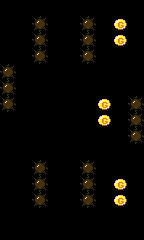

The image is a tile-based game level rendered from a .tmx file. Its description and complete source (layers, tilesets, objects, tile grids) follow:
An orthogonal 9x15 tile map with 16x16 px tiles, 1 tile layer (map).

<map version="1.0" orientation="orthogonal" renderorder="right-down" width="9" height="15" tilewidth="16" tileheight="16" nextobjectid="1">
 <tileset firstgid="1" name="tileset" tilewidth="16" tileheight="16" tilecount="64" columns="8">
  <image source="tileset.png" width="128" height="128" />
 </tileset>
 <layer name="map" width="9" height="15">
  <data encoding="csv">
0,0,0,0,0,0,0,0,0,
0,0,1,0,0,1,0,25,0,
0,0,1,0,0,1,0,25,0,
0,0,1,0,0,1,0,0,0,
1,0,0,0,0,0,0,0,0,
1,0,0,0,0,0,0,0,0,
1,0,0,0,0,0,25,0,1,
0,0,0,0,0,0,25,0,1,
0,0,0,0,0,0,0,0,1,
0,0,0,0,0,0,0,0,0,
0,0,1,0,0,1,0,0,0,
0,0,1,0,0,1,0,25,0,
0,0,1,0,0,1,0,25,0,
0,0,0,0,0,0,0,0,0,
0,0,0,0,0,0,0,0,0
</data>
 </layer>
</map>
